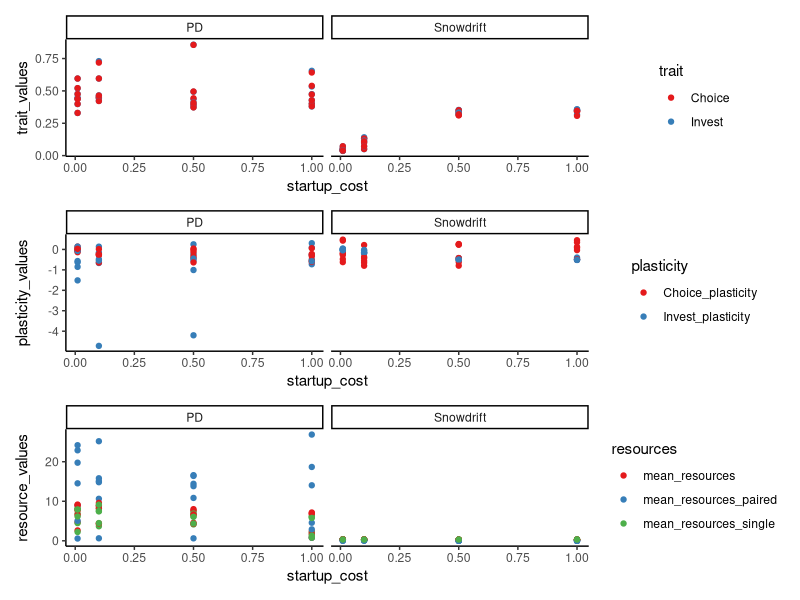
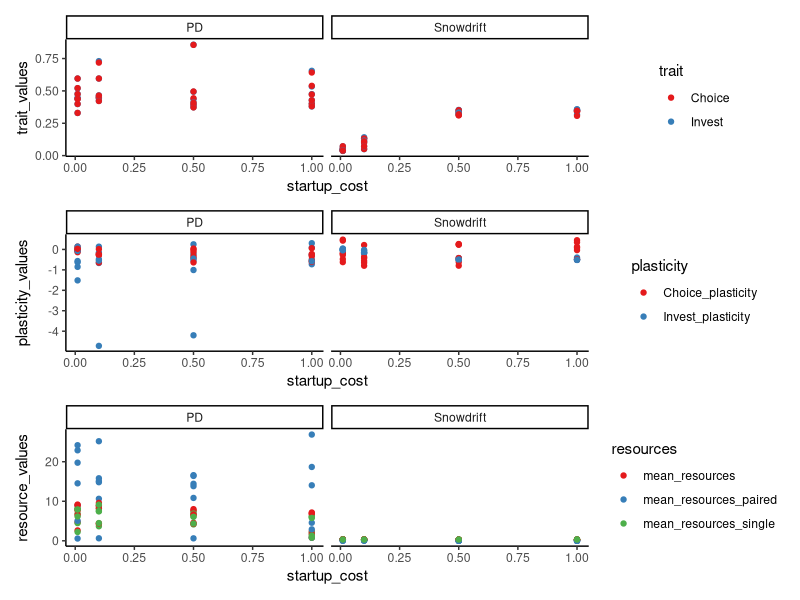

The R script that drew these images, in order:
library("tidyverse")
library("patchwork")

the_data <- read_delim(file="summary.csv",delim=";") %>%
    filter(mortality_prob == 0.5) %>%
    mutate(
        game_type_label=recode(as_factor(game_type),"0"="PD","1"="Snowdrift")
        ) %>%
    rename(Invest_plasticity=xp,Choice_plasticity=yp,Invest=x,Choice=y)


trait_values_l <- the_data %>% select(startup_cost, game_type_label, mortality_prob, Invest, Choice) %>%
    pivot_longer(
    cols=c(Invest,Choice)
    ,names_to="trait"
    ,values_to="trait_values")
    
plasticity_values_l <- the_data %>% 
    select(startup_cost, game_type_label, Invest_plasticity, Choice_plasticity, mortality_prob) %>%
    pivot_longer(
        cols = c(Invest_plasticity,Choice_plasticity)
        ,names_to="plasticity"
        ,values_to="plasticity_values"
    )

resource_values_l <- the_data %>% 
    select(startup_cost, game_type_label, mean_resources, mean_resources_paired, mean_resources_single, mortality_prob) %>%
    pivot_longer(
        cols = c(mean_resources, mean_resources_paired, mean_resources_single)
        ,names_to="resources"
        ,values_to="resource_values"
    )

p0 <- ggplot(data=trait_values_l
       ,mapping=aes(x=startup_cost, y=trait_values)) +
    geom_point(mapping=aes(colour=trait)) +
    facet_grid(~ game_type_label) +
    theme_classic() +
    scale_colour_brewer(palette = "Set1")

p1 <-ggplot(data=plasticity_values_l
       ,mapping=aes(x=startup_cost, y=plasticity_values)) +
    geom_point(mapping=aes(colour=plasticity)) +
    facet_grid(~game_type_label) +
    theme_classic() +
    scale_colour_brewer(palette = "Set1")

p2 <-ggplot(data=resource_values_l
       ,mapping=aes(x=startup_cost, y=resource_values)) +
    geom_point(mapping=aes(colour=resources)) +
    facet_grid(~game_type_label) +
    theme_classic() +
    scale_colour_brewer(palette = "Set1")

p0/p1/p2

ggsave(filename = "overview_plot.pdf")
